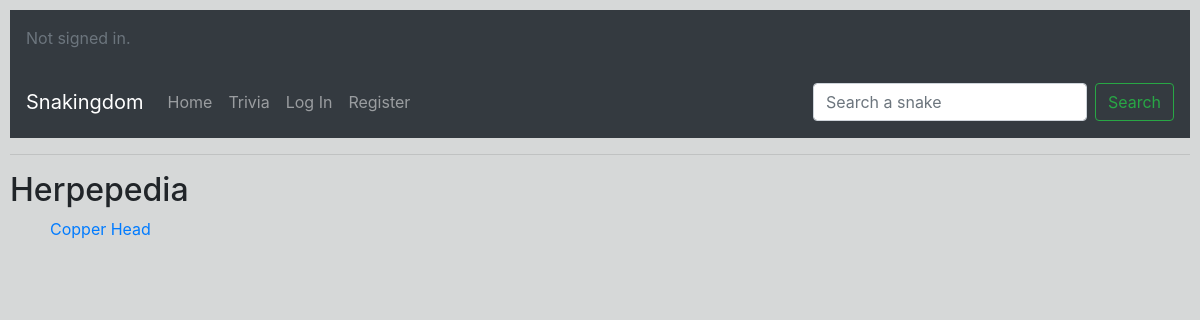
The page /list/True on the database as committed earlier.
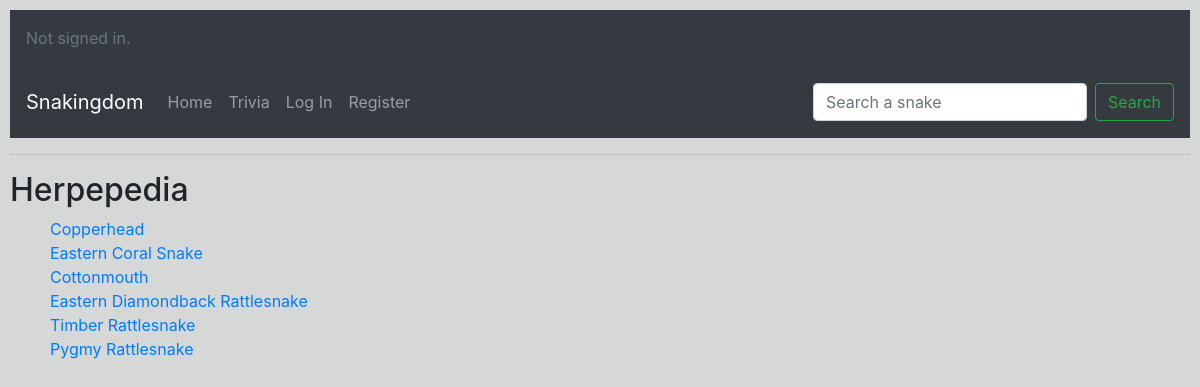
The same page on the database as committed later.
### ColdBlooded/models.py (models this page shows, shortened)
class Snake(models.Model):
    name = models.CharField(max_length=128, default='')
    sciname = models.CharField(max_length=128, default='', verbose_name="scientific name")
    description = models.TextField(default ='')
    picture = models.ImageField()
    range = models.CharField(max_length=128,null=True)
    rangepic = models.URLField(blank=True, verbose_name="Range Map (URL to range map)")
    funfacts = models.TextField(null=True, blank=True)
    is_venomous = models.BooleanField(default=False)

### ColdBlooded/views.py (the view)
# urls.py: path('list/<str:venomous>', views.list, name='list'),
def list(request, venomous):
    snakes= Snake.objects.filter(is_venomous=venomous)
    return render(request, "ColdBlooded/list.html",{
        "snakes": snakes
    })

### ColdBlooded/templates/ColdBlooded/list.html
{% extends "ColdBlooded/layout.html" %}
{% block body %}
    <h2>Herpepedia</h2>
    <ul>
        {% for snake in snakes %}
        <div>
            <a href="{% url 'detail' snake.id %}">{{ snake.name }}</a>
        </div>
        {% endfor %}
    </ul>
{% endblock %}

### ColdBlooded/templates/ColdBlooded/layout.html (shortened to what this page needs)
{% load static %}
<!DOCTYPE html>
<html lang="en">
    <head>
        <link href="{% static 'ColdBlooded/styles.css' %}" rel="stylesheet">
        <link rel="stylesheet" href="https://stackpath.bootstrapcdn.com/bootstrap/4.4.1/css/bootstrap.min.css">
    </head>
</html>
<body id="theme">
    <div class="bg-dark text-secondary p-3">
        {% if user.is_authenticated %}
            Signed in as <strong>{{ user.username }}</strong>.
        {% else %}
            Not signed in.
        {% endif %}
    </div>
    <div>
        <nav class="navbar navbar-expand-lg navbar-dark bg-dark p-3 mb-2">
            <a class="navbar-brand"  href="{% url 'index' %}">Snakingdom</a>
            <div class="collapse navbar-collapse" id="navbarSupportedContent">
                <ul class="navbar-nav mr-auto">
                    <li class="nav-item">
                        <a class="nav-link" href="{% url 'index' %}">Home</a>
                    </li>
                    <li class="nav-item">
                        <a class="nav-link" href="{% url 'trivia' %}">Trivia</a>
                    </li>
                    {% if user.is_authenticated %}
                        <li class="nav-item">
                            <a class="nav-link" href="{% url 'create' %}">Create New Entry</a>
                        </li>
                        <li class="nav-item">
                            <a class="nav-link" href="{% url 'newtrivia' %}">Create New Trivia</a>
                        </li>
                        <li class="nav-item">
                            <a class="nav-link" href="{% url 'logout' %}">Log Out</a>
                        </li>
                    {% else %}
                        <li class="nav-item">
                            <a class="nav-link" href="{% url 'login' %}">Log In</a>
                        </li>
                        <li class="nav-item">
                            <a class="nav-link" href="{% url 'register' %}">Register</a>
                        </li>
                    {% endif %}
                </ul>
                <form class="d-flex" method="GET" action="{% url 'search' %}">
                <input class="form-control mr-sm-2" type="search" placeholder="Search a snake" aria-label="Search" name="search">
                <button class="btn btn-outline-success my-2 my-sm-0" type="submit">Search</button>
                </form>
            </div>
        </nav>
    </div>
    <hr>
    {% block body %}
    {% endblock %}
</body>

### ColdBlooded/static/ColdBlooded/styles.css (style rules this page uses)
body { padding: 10px; }
#theme { background-color: rgba(43, 56, 56, 0.192); }

Rows that differ between the two databases and show on the page:
no longer on this page (row edited): Snake: name "Copper Head"
added Snake: name "Copperhead"
added Snake: name "Eastern Coral Snake"
added Snake: name "Cottonmouth"
added Snake: name "Eastern Diamondback Rattlesnake"
added Snake: name "Timber Rattlesnake"
added Snake: name "Pygmy Rattlesnake"
